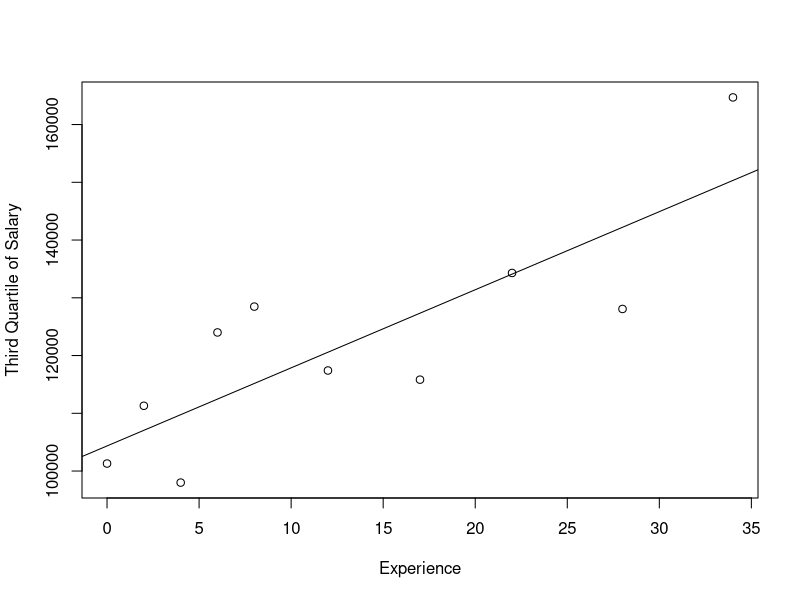
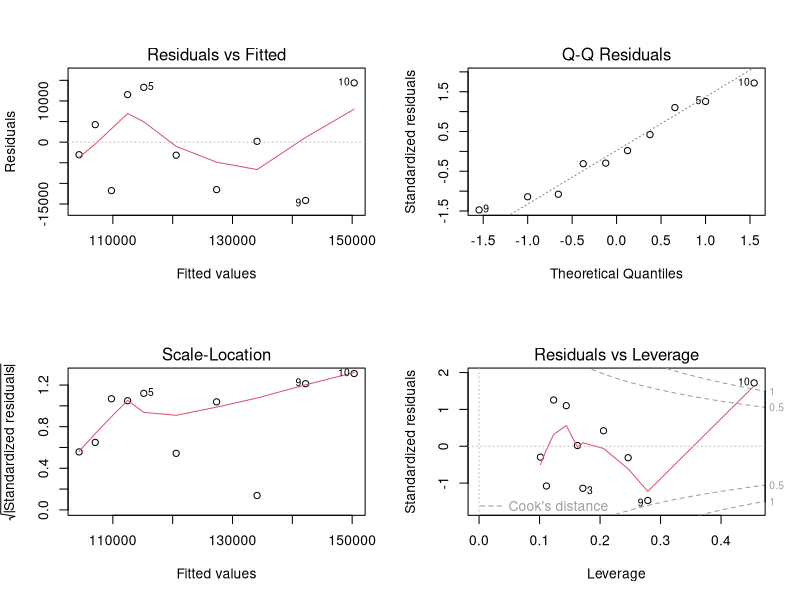
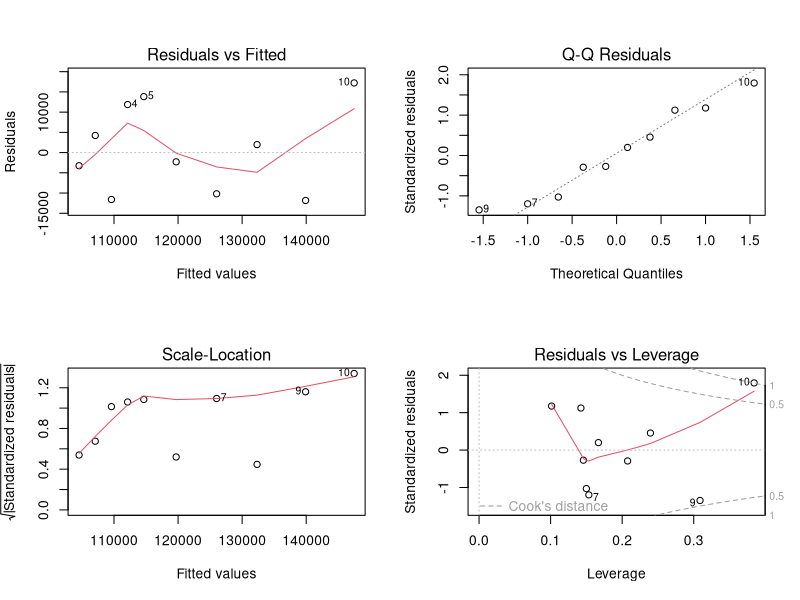
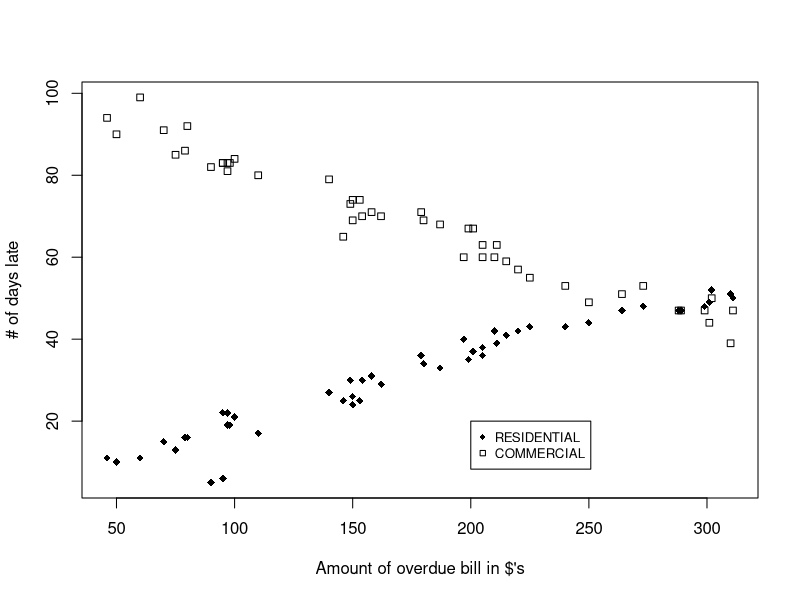
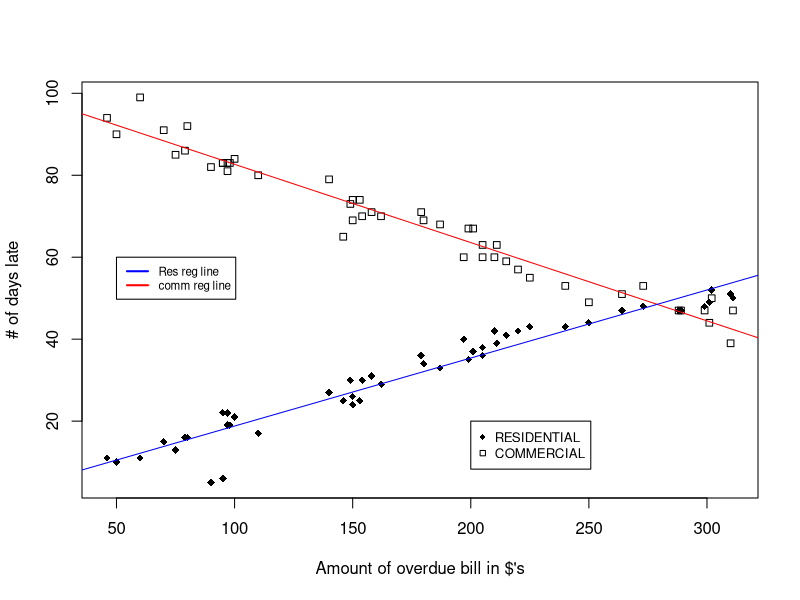
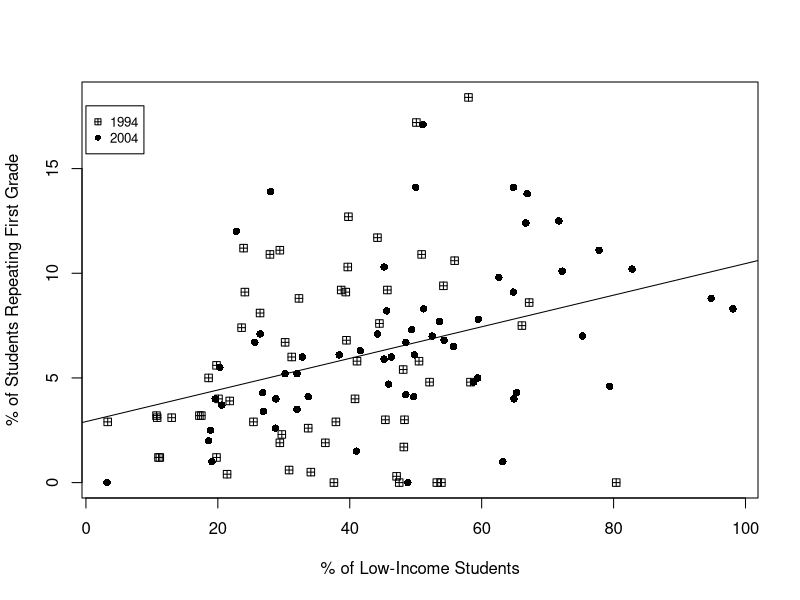

Generate these figures, in order, with R:
## Homework #3 Chapter 4.1  Chapter 5.1,2,3

## Wallace O'Rear

##chapter 4 #1 Professor Salaries

profSals <- read.csv("Data/ProfessorSalaries.txt", sep="")

par(mfrow=c(1,1))
plot(x=profSals$Experience, y=profSals$ThirdQuartile, xlab="Experience", ylab="Third Quartile of Salary")
abline(lsfit(y=profSals$ThirdQuartile,x=profSals$Experience))

#linear model, no weights or transforms
salaries.lm <- lm(ThirdQuartile ~ Experience, data=profSals)
par(mfrow=c(2,2))
plot(salaries.lm)
summary(salaries.lm)

# Call:
#   lm(formula = ThirdQuartile ~ Experience, data = profSals)
# 
# Residuals:
#   Min     1Q Median     3Q    Max 
# -14150  -9430  -1428   9712  14370 
# 
# Coefficients:
#   Estimate Std. Error t value Pr(>|t|)    
# (Intercept) 104352.9     5619.4  18.570 7.29e-08 ***
#   Experience    1352.3      325.7   4.152   0.0032 ** 
#   ---
#   Signif. codes:  0 ‘***’ 0.001 ‘**’ 0.01 ‘*’ 0.05 ‘.’ 0.1 ‘ ’ 1
# 
# Residual standard error: 11320 on 8 degrees of freedom
# Multiple R-squared:  0.683,	Adjusted R-squared:  0.6434 
# F-statistic: 17.24 on 1 and 8 DF,  p-value: 0.0032


predict(salaries.lm, data.frame(Experience = 6),interval = "prediction")
#     fit      lwr      upr
# 1 112466.4 84544.64 140388.3


#now the weighted least squares model
salaries.weight.lm <- lm(ThirdQuartile ~ Experience, data= profSals, weights=sqrt(SampleSize))
summary(salaries.weight.lm)
# Call:
#   lm(formula = ThirdQuartile ~ Experience, data = profSals, weights = sqrt(SampleSize))
# 
# Weighted Residuals:
#   Min     1Q Median     3Q    Max 
# -28587 -19813   -863  22448  35950 
# 
# Coefficients:
#   Estimate Std. Error t value Pr(>|t|)    
# (Intercept) 104549.2     5726.8  18.256 8.33e-08 ***
#   Experience    1262.7      332.8   3.794  0.00528 ** 
#   ---
#   Signif. codes:  0 ‘***’ 0.001 ‘**’ 0.01 ‘*’ 0.05 ‘.’ 0.1 ‘ ’ 1
# 
# Residual standard error: 25520 on 8 degrees of freedom
# Multiple R-squared:  0.6428,	Adjusted R-squared:  0.5982 
# F-statistic:  14.4 on 1 and 8 DF,  p-value: 0.005279


plot(salaries.weight.lm)
predict(salaries.weight.lm, data.frame(Experience = 6),interval = "prediction")
#     fit      lwr      upr
# 1 112125.4 52437.59 171813.2


##chapter 5 #1 Overdue bills
par(mfrow=c(1,1))

overdue <- read.csv("Data/overdue.txt", sep="")
overdue$TYPE <- ""
overdue$TYPE[1:48] <- "RESIDENTIAL"
overdue$TYPE[49:96] <- "COMMERCIAL"
overdue$TYPE <- as.factor(overdue$TYPE)

plot(x=overdue$BILL, y=overdue$LATE, pch=ifelse(overdue$TYPE=="RESIDENTIAL", 18,22), ylab = "# of days late", xlab="Amount of overdue bill in $'s")
legend(200, 20,legend=c("RESIDENTIAL","COMMERCIAL"),pch=c(18,22), cex=0.8)

#from the plot, it looks like it will be a multiple lines model, the residential and commercial clearly have different slopes
#but let's fit a regular lm so we can run the anova test and show that type will have an impact

overdue.lm <- lm(LATE ~ BILL, data=overdue)
summary(overdue.lm)

overdue.lm2 <- lm(LATE ~ BILL + TYPE + TYPE:BILL, data=overdue)
summary(overdue.lm2)
# Call:
#   lm(formula = LATE ~ BILL + TYPE + TYPE:BILL, data = overdue)
# 
# Residuals:
#   Min       1Q   Median       3Q      Max 
# -12.1211  -2.2163   0.0974   1.9556   8.6995 
# 
# Coefficients:
#   Estimate Std. Error t value Pr(>|t|)    
# (Intercept)          101.758184   1.198504   84.90   <2e-16 ***
#   BILL                  -0.190961   0.006285  -30.38   <2e-16 ***
#   TYPERESIDENTIAL      -99.548561   1.694940  -58.73   <2e-16 ***
#   BILL:TYPERESIDENTIAL   0.356644   0.008888   40.12   <2e-16 ***
#   ---
#   Signif. codes:  0 ‘***’ 0.001 ‘**’ 0.01 ‘*’ 0.05 ‘.’ 0.1 ‘ ’ 1
# 
# Residual standard error: 3.371 on 92 degrees of freedom
# Multiple R-squared:  0.9803,	Adjusted R-squared:  0.9796 
# F-statistic:  1524 on 3 and 92 DF,  p-value: < 2.2e-16

anova(overdue.lm,overdue.lm2)
## just as suspected, the lm2 model that takes type into account looks way better
#run the plots again and add the lines
plot(x=overdue$BILL, y=overdue$LATE, pch=ifelse(overdue$TYPE=="RESIDENTIAL", 18,22), ylab = "# of days late", xlab="Amount of overdue bill in $'s")
legend(200, 20,legend=c("RESIDENTIAL","COMMERCIAL"),pch=c(18,22), cex=0.8)
abline(101.758,-0.191, col="red")
abline(101.758-99.55,-0.191+0.357,col="blue")
legend(50,60,legend = c("Res reg line","comm reg line"), col=c("blue","red"),lwd=2, cex=0.7)


##chapter 5 #2 Houston Chronicle
par(mfrow=c(1,1))

houston <- read.csv("Data/HoustonChronicle.csv")
houston$Year<-as.factor(houston$Year)
plot(x=houston$X.Low.income.students, y=houston$X.Repeating.1st.Grade, 
     pch=ifelse(houston$Year==1994, 12,16), ylab = "% of Students Repeating First Grade", xlab="% of Low-Income Students")
legend(0, 18,legend=c("1994","2004"),pch=c(12,16), cex=0.8)
abline(lsfit(x=houston$X.Low.income.students,y=houston$X.Repeating.1st.Grade))

houston.lm <- lm(X.Repeating.1st.Grade ~ X.Low.income.students, data=houston) #reduced model

summary(houston.lm)
## below is the output of the reduced model. 

# Call:
#   lm(formula = X.Repeating.1st.Grade ~ X.Low.income.students, data = houston)
# 
# Residuals:
#   Min      1Q  Median      3Q     Max 
# -8.9845 -2.5072 -0.4184  1.8505 11.1067 
# 
# Coefficients:
#   Estimate Std. Error t value Pr(>|t|)    
# (Intercept)            2.91419    0.83836   3.476 0.000709 ***
#   X.Low.income.students  0.07550    0.01823   4.141 6.47e-05 ***
#   ---
#   Signif. codes:  0 ‘***’ 0.001 ‘**’ 0.01 ‘*’ 0.05 ‘.’ 0.1 ‘ ’ 1
# 
# Residual standard error: 3.821 on 120 degrees of freedom
# Multiple R-squared:  0.125,	Adjusted R-squared:  0.1177 
# F-statistic: 17.14 on 1 and 120 DF,  p-value: 6.472e-05

# You can see that the slope is significant, but it's really close to 0, 1% change in low-income students attributes to a .07% change in % of students
# failing the 1st grade.

houston.lm2 <- lm(X.Repeating.1st.Grade ~ X.Low.income.students + Year:X.Low.income.students,data=houston) #model for part b
houston.lm3 <- lm(X.Repeating.1st.Grade ~ X.Low.income.students + Year + Year:X.Low.income.students,data=houston) #full model

anova(houston.lm,houston.lm2,houston.lm3)

# Analysis of Variance Table
# 
# Model 1: X.Repeating.1st.Grade ~ X.Low.income.students
# Model 2: X.Repeating.1st.Grade ~ X.Low.income.students + Year:X.Low.income.students
# Model 3: X.Repeating.1st.Grade ~ X.Low.income.students + Year + Year:X.Low.income.students
# Res.Df    RSS Df Sum of Sq      F Pr(>F)
# 1    120 1751.9                           
# 2    119 1745.1  1    6.7886 0.4592 0.4993
# 3    118 1744.4  1    0.7233 0.0489 0.8253

#after running the anova, there looks like for both parts b and c, there is no association with anything.
  
##chapter 5 #3 Chateau Latour
wine <- read.csv("Data/Latour.txt",sep="")

#a)
wine.lm.red <- lm(Quality ~ EndofHarvest, data=wine)
wine.lm.full <- lm(Quality ~ EndofHarvest + Rain + Rain:EndofHarvest, data=wine)

summary(wine.lm.red)
# Call:
#   lm(formula = Quality ~ EndofHarvest, data = wine)
# 
# Residuals:
#   Min      1Q  Median      3Q     Max 
# -2.2374 -0.7618 -0.1888  0.9510  1.9267 
# 
# Coefficients:
#   Estimate Std. Error t value Pr(>|t|)    
# (Intercept)   6.43784    0.86005   7.485 2.96e-09 ***
#   EndofHarvest -0.08206    0.02110  -3.889 0.000352 ***
#   ---
#   Signif. codes:  0 ‘***’ 0.001 ‘**’ 0.01 ‘*’ 0.05 ‘.’ 0.1 ‘ ’ 1
# 
# Residual standard error: 1.13 on 42 degrees of freedom
# Multiple R-squared:  0.2648,	Adjusted R-squared:  0.2473 
# F-statistic: 15.13 on 1 and 42 DF,  p-value: 0.0003522

summary(wine.lm.full)
# Call:
#   lm(formula = Quality ~ EndofHarvest + Rain + Rain:EndofHarvest, 
#      data = wine)
# 
# Residuals:
#   Min      1Q  Median      3Q     Max 
# -1.6833 -0.5703  0.1265  0.4385  1.6354 
# 
# Coefficients:
#   Estimate Std. Error t value Pr(>|t|)    
# (Intercept)        5.16122    0.68917   7.489 3.95e-09 ***
#   EndofHarvest      -0.03145    0.01760  -1.787   0.0816 .  
# Rain               1.78670    1.31740   1.356   0.1826    
# EndofHarvest:Rain -0.08314    0.03160  -2.631   0.0120 *  
#   ---
#   Signif. codes:  0 ‘***’ 0.001 ‘**’ 0.01 ‘*’ 0.05 ‘.’ 0.1 ‘ ’ 1
# 
# Residual standard error: 0.7578 on 40 degrees of freedom
# Multiple R-squared:  0.6848,	Adjusted R-squared:  0.6612 
# F-statistic: 28.97 on 3 and 40 DF,  p-value: 4.017e-10

anova(wine.lm.red,wine.lm.full)
# Analysis of Variance Table
# 
# Model 1: Quality ~ EndofHarvest
# Model 2: Quality ~ EndofHarvest + Rain + Rain:EndofHarvest
# Res.Df    RSS Df Sum of Sq      F    Pr(>F)    
# 1     42 53.587                                  
# 2     40 22.970  2    30.616 26.657 4.388e-08 ***
#   ---
#   Signif. codes:  0 ‘***’ 0.001 ‘**’ 0.01 ‘*’ 0.05 ‘.’ 0.1 ‘ ’ 1

## looking at the summaries of the models, and the anova table, the interaction term is 
## statistically significant. 

#b)

#i) No Rain







#ii) W/ Rain










